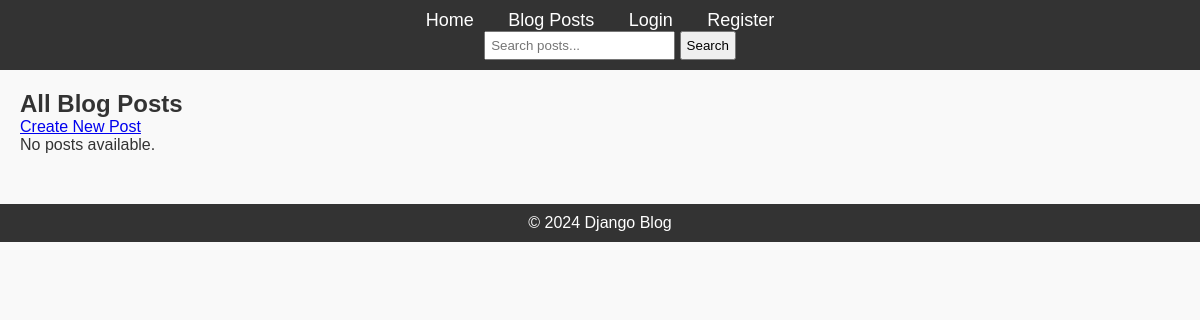
The app's page /posts/, older data.
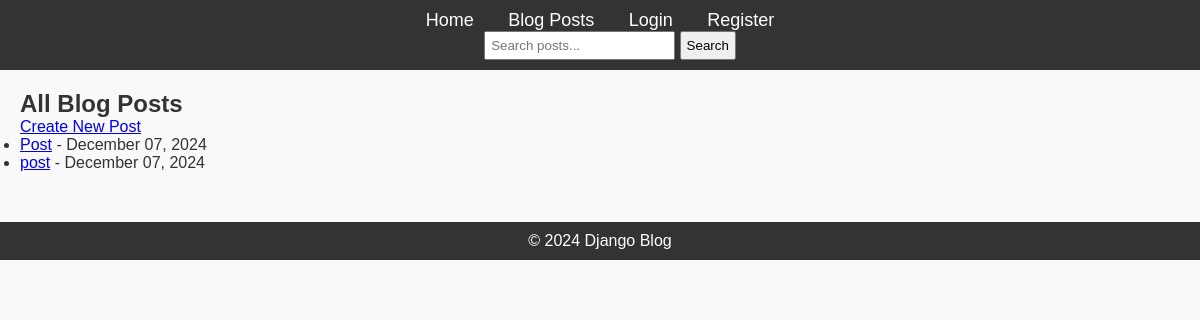
The same page, newer data.
### blog/models.py (models this page shows, shortened)
class Post(models.Model):
    title = models.CharField(max_length=200)
    content = models.TextField()
    published_date = models.DateTimeField(auto_now_add=True)
    author = models.ForeignKey(User, on_delete=models.CASCADE)
    tags = TaggableManager()  # Add tags field

### blog/views.py (the view)
# urls.py: path('posts/', PostListView.as_view(), name='post-list'),
class PostListView(ListView):
    model = Post
    template_name = 'blog/post_list.html'
    context_object_name = 'posts'
    ordering = ['-published_date']  # Newest first

### blog/templates/blog/post_list.html
{% extends 'blog/base.html' %}
{% block content %}
    <h2>All Blog Posts</h2>
    <a href="{% url 'post-create' %}">Create New Post</a>
    <ul>
        {% for post in posts %}
            <li>
                <a href="{% url 'post-detail' post.pk %}">{{ post.title }}</a>
                - {{ post.published_date|date:"F d, Y" }}
            </li>
        {% empty %}
            <p>No posts available.</p>
        {% endfor %}
    </ul>
{% endblock %}

### blog/templates/blog/base.html (shortened to what this page needs)
{% load static %}
<!DOCTYPE html>
<html lang="en">
<head>
    <link rel="stylesheet" href="{% static 'css/styles.css' %}">
</head>
<body>
    <header>
        <nav>
            <ul>
                <li><a href="{% url 'home' %}">Home</a></li>
                <li><a href="{% url 'post-list' %}">Blog Posts</a></li>
                {% if user.is_authenticated %}
                    <li><a href="{% url 'profile' %}">Profile</a></li>
                    <form method="POST" action="{% url 'logout' %}" style="display: inline;">
                        {% csrf_token %}
                        <button type="submit" style="background: none; border: none; color: blue; cursor: pointer;">
                            Logout
                        </button>
                    </form>
                {% else %}
                    <li><a href="{% url 'login' %}">Login</a></li>
                    <li><a href="{% url 'register' %}">Register</a></li>
                {% endif %}
            </ul>
            <form action="{% url 'search-posts' %}" method="GET" style="display: inline; margin-left: 20px;">
                <input type="text" name="q" placeholder="Search posts..." style="padding: 5px;">
                <button type="submit" style="padding: 5px; cursor: pointer;">Search</button>
            </form>
        </nav>
    </header>
    <div class="content">
        {% block content %}
        {% endblock %}
    </div>
    <footer>
        <p>&copy; 2024 Django Blog</p>
    </footer>
</body>
</html>

### blog/static/css/styles.css (style rules this page uses)
* { margin: 0; padding: 0; box-sizing: border-box; }
body { font-family: Arial, sans-serif; background-color: #f9f9f9; color: #333; }
header { background-color: #333; padding: 10px; text-align: center; }
header nav ul { list-style-type: none; }
header nav ul li { display: inline; margin: 0 15px; }
header nav ul li a { color: white; text-decoration: none; font-size: 18px; }
.content { margin: 20px; }
footer { text-align: center; margin-top: 50px; padding: 10px; background-color: #333; color: white; }

Row changes from the older to the newer data that the page shows:
added Post: title "Post", published_date "December 07, 2024"
added Post: title "post", published_date "December 07, 2024"
Text that changed along with them:
text no longer shown: "No posts available."
